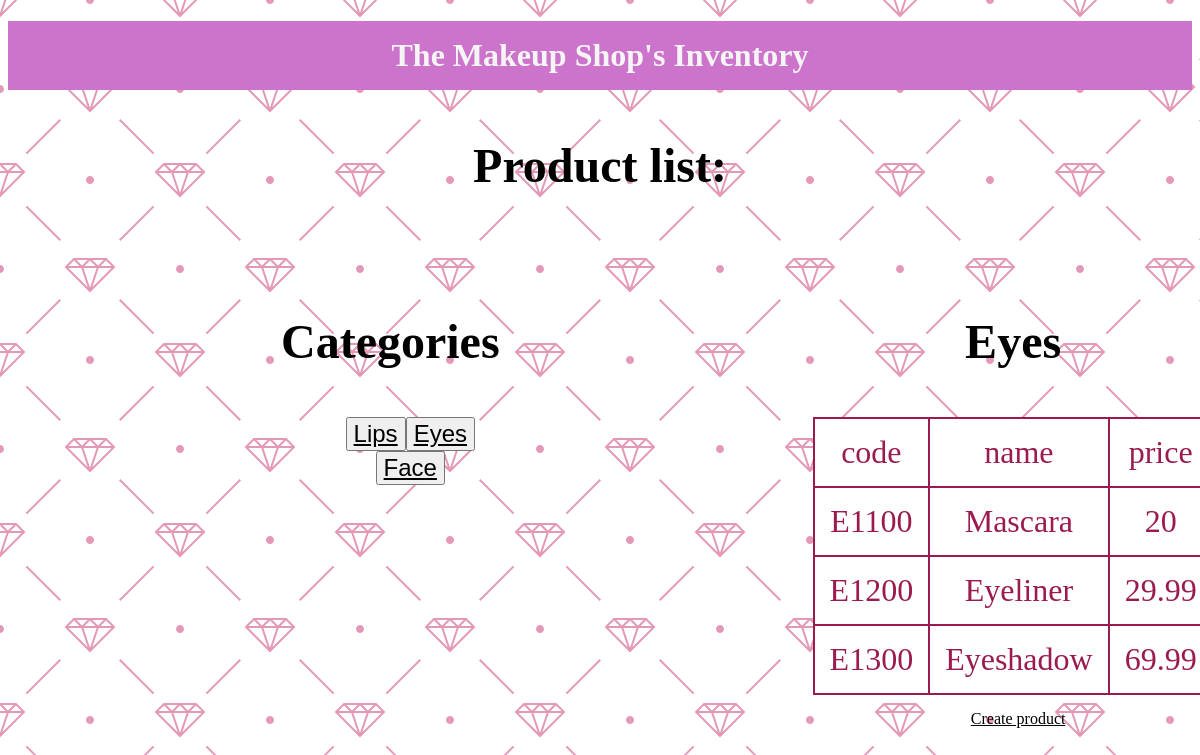
Page /?category=Eyes on the committed database.
### tables this page shows
Create TABLE Catalog_categories( 
 id integer auto_increment, 
 category_name VARCHAR(45) NOT NULL, 
 Constraint category_PK Primary key (id)
);

Create TABLE Catalog_products(
 product_code VARCHAR(45) NOT NULL, 
 product_name VARCHAR(45) NOT NULL, 
 product_price Double, 
 category_id integer,
 Constraint product_PK Primary key (product_code),
 Constraint category_FK Foreign key (category_id) References Catalog_categories(id)
);

### DAO.php (called while the page is built, shortened)
<?php
function get_product_categories($connection){
$query = "select * from Catalog_categories";
return $connection->query($query);
}
function get_products($connection, $category){
$query = "select p.product_code, p.product_name, p.product_price from Catalog_products p join  Catalog_categories c on p.category_id=c.id where c.category_name='".$category."'";
return $connection->query($query);
}
?>

### index.php (the view, shortened to what this page needs)
<!DOCTYPE html>
<head>
	<link href="styles.css" rel="stylesheet">
</head>
<body>
<h1> The Makeup Shop's Inventory </h1>
<h3>Product list:</h3>
<div class='main'>
<?php
include "DAO.php";
$connection=get_connection();
$categories=get_product_categories($connection);
$current_category='';
if(isset($_GET['category'])){
	$current_category=$_GET['category'];
}
echo'<div>
<h3>Categories</h3>
<ul>';
while($row = $categories ->fetch_assoc()){
       echo '<button><a href="?category='.$row['category_name'].'">'.$row['category_name'].'</a></button>' ;
	}
echo'</ul></div>';
echo'<div>';
echo'<h3>'.$current_category.'</h3>';
echo '<table>';
  echo '<tr><td>code</td><td>name</td><td>price</td></tr>' ;
$products=get_products($connection, $current_category);
while($row = $products ->fetch_assoc()){
       echo '<tr><td>'.$row['product_code'].'</td><td>'.$row['product_name'].'</td><td>'.$row['product_price'].'</td></tr>' ;
	}
echo '</table>';
echo '<a class="link" href ="new_product.php">Create product</a>';
echo'</div>';
?>
</div>

### styles.css (style rules this page uses)
h1 { background-color: rgb(204, 116, 204); padding: 1rem; color: whitesmoke; font-size: 2rem; }
.main { display:flex; }
.main div { margin:25px; padding-left: 15.5rem; }
table { font-size: 2rem; border-collapse: collapse; margin:15px; text-align: center; background-color: white; }
h3 { font-size: 3rem; }
table td { padding:15px; border: 2px solid #9b1b50; color: #9b1b50; }
.link { color:black; margin-left: 10px; }
button { font-size: 1.5rem; }
button a { color: black; }

### rows in the picture
catalog_categories: category_name "Lips"
catalog_categories: category_name "Eyes"
catalog_categories: category_name "Face"
catalog_products: product_code "E1100", product_name "Mascara", product_price "20"
catalog_products: product_code "E1200", product_name "Eyeliner", product_price "29.99"
catalog_products: product_code "E1300", product_name "Eyeshadow", product_price "69.99"

### other values in the picture
$current_category "Eyes"
